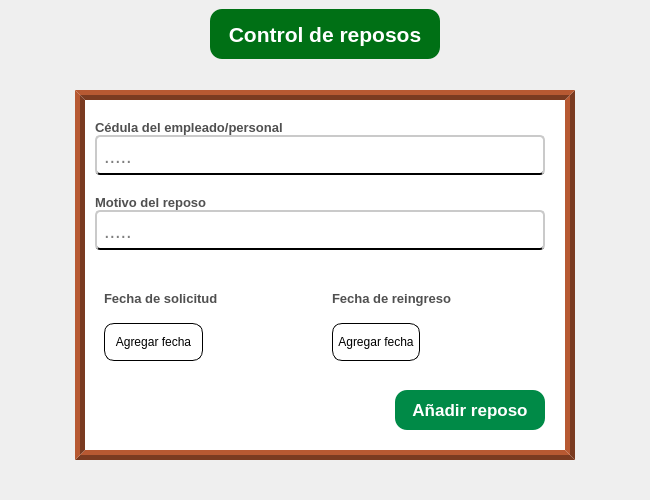
<?xml version="1.0" encoding="UTF-8"?>
<ui version="4.0">
 <class>VentanaAnadirReposo</class>
 <widget class="QWidget" name="VentanaAnadirReposo">
  <property name="geometry">
   <rect>
    <x>0</x>
    <y>0</y>
    <width>650</width>
    <height>500</height>
   </rect>
  </property>
  <property name="maximumSize">
   <size>
    <width>700</width>
    <height>500</height>
   </size>
  </property>
  <property name="windowTitle">
   <string>Form</string>
  </property>
  <layout class="QVBoxLayout" name="verticalLayout">
   <property name="spacing">
    <number>0</number>
   </property>
   <property name="leftMargin">
    <number>0</number>
   </property>
   <property name="topMargin">
    <number>0</number>
   </property>
   <property name="rightMargin">
    <number>0</number>
   </property>
   <property name="bottomMargin">
    <number>0</number>
   </property>
   <item>
    <widget class="QFrame" name="espacio_principal">
     <property name="styleSheet">
      <string notr="true">QFrame{

	
    background: qlineargradient(
        x1:0, y1:0, x2:1, y2:1,
        stop:0 #3fea87, stop:1 #00770e);

}</string>
     </property>
     <property name="frameShape">
      <enum>QFrame::NoFrame</enum>
     </property>
     <property name="frameShadow">
      <enum>QFrame::Raised</enum>
     </property>
     <layout class="QVBoxLayout" name="verticalLayout_4">
      <property name="spacing">
       <number>0</number>
      </property>
      <item alignment="Qt::AlignHCenter|Qt::AlignTop">
       <widget class="QLabel" name="titulo">
        <property name="minimumSize">
         <size>
          <width>230</width>
          <height>50</height>
         </size>
        </property>
        <property name="maximumSize">
         <size>
          <width>230</width>
          <height>60</height>
         </size>
        </property>
        <property name="font">
         <font>
          <family>Arial</family>
          <pointsize>16</pointsize>
          <weight>75</weight>
          <bold>true</bold>
         </font>
        </property>
        <property name="styleSheet">
         <string notr="true">QLabel{
	
	background-color: rgb(0, 112, 21);
	color: rgb(255, 255, 255);
	border-radius:12px;
	border:none;
}</string>
        </property>
        <property name="text">
         <string>Control de reposos</string>
        </property>
        <property name="alignment">
         <set>Qt::AlignCenter</set>
        </property>
       </widget>
      </item>
      <item alignment="Qt::AlignHCenter|Qt::AlignVCenter">
       <widget class="QFrame" name="ingresar_reposo">
        <property name="sizePolicy">
         <sizepolicy hsizetype="Preferred" vsizetype="Preferred">
          <horstretch>0</horstretch>
          <verstretch>10</verstretch>
         </sizepolicy>
        </property>
        <property name="minimumSize">
         <size>
          <width>500</width>
          <height>370</height>
         </size>
        </property>
        <property name="maximumSize">
         <size>
          <width>500</width>
          <height>300</height>
         </size>
        </property>
        <property name="styleSheet">
         <string notr="true">QFrame{

	background:#ffffff;
	border: 10px ridge rgb(122, 59, 33);
	


}</string>
        </property>
        <property name="frameShape">
         <enum>QFrame::NoFrame</enum>
        </property>
        <property name="frameShadow">
         <enum>QFrame::Plain</enum>
        </property>
        <layout class="QGridLayout" name="gridLayout_3" rowstretch="0,0,40,0" columnstretch="0,0">
         <property name="leftMargin">
          <number>10</number>
         </property>
         <property name="topMargin">
          <number>20</number>
         </property>
         <property name="rightMargin">
          <number>20</number>
         </property>
         <property name="bottomMargin">
          <number>20</number>
         </property>
         <property name="horizontalSpacing">
          <number>6</number>
         </property>
         <property name="verticalSpacing">
          <number>20</number>
         </property>
         <item row="0" column="0" colspan="2">
          <layout class="QVBoxLayout" name="verticalLayout_2">
           <item>
            <widget class="QLabel" name="label_cedula">
             <property name="maximumSize">
              <size>
               <width>220</width>
               <height>16777215</height>
              </size>
             </property>
             <property name="font">
              <font>
               <family>Arial</family>
               <pointsize>10</pointsize>
               <weight>75</weight>
               <bold>true</bold>
              </font>
             </property>
             <property name="styleSheet">
              <string notr="true">QLabel{
		
	color: rgb(80, 80, 80);

	border-color: #ffffff;
	border:none;


}
</string>
             </property>
             <property name="text">
              <string>Cédula del empleado/personal</string>
             </property>
             <property name="scaledContents">
              <bool>true</bool>
             </property>
            </widget>
           </item>
           <item>
            <widget class="QLineEdit" name="input_cedula">
             <property name="sizePolicy">
              <sizepolicy hsizetype="Expanding" vsizetype="Fixed">
               <horstretch>0</horstretch>
               <verstretch>30</verstretch>
              </sizepolicy>
             </property>
             <property name="minimumSize">
              <size>
               <width>0</width>
               <height>40</height>
              </size>
             </property>
             <property name="font">
              <font>
               <family>Arial</family>
               <pointsize>15</pointsize>
              </font>
             </property>
             <property name="styleSheet">
              <string notr="true">QLineEdit{
	
	background-color: rgb(255, 255, 255);
	border-radius:5px;
	padding-left: 5px;
 padding-right:5px;
	padding-top:1px;
	border-bottom:2px solid black  ;
	border-top: 2px solid rgb(202, 202, 202);
	border-left: 2px solid rgb(202, 202, 202);
	border-right: 2px solid rgb(202, 202, 202);

}

QLineEdit:focus{

	border: 2px solid rgb(17, 192, 255)



}
</string>
             </property>
             <property name="placeholderText">
              <string>.....</string>
             </property>
            </widget>
           </item>
          </layout>
         </item>
         <item row="1" column="0" colspan="2">
          <layout class="QVBoxLayout" name="verticalLayout_3">
           <item>
            <widget class="QLabel" name="label_motivo_reposo">
             <property name="maximumSize">
              <size>
               <width>220</width>
               <height>16777215</height>
              </size>
             </property>
             <property name="font">
              <font>
               <family>Arial</family>
               <pointsize>10</pointsize>
               <weight>75</weight>
               <bold>true</bold>
              </font>
             </property>
             <property name="styleSheet">
              <string notr="true">QLabel{
		
	color: rgb(80, 80, 80);

	border-color: #ffffff;
	border:none;


}
</string>
             </property>
             <property name="text">
              <string>Motivo del reposo</string>
             </property>
             <property name="scaledContents">
              <bool>true</bool>
             </property>
            </widget>
           </item>
           <item>
            <widget class="QLineEdit" name="input_motivo_reposo">
             <property name="sizePolicy">
              <sizepolicy hsizetype="Expanding" vsizetype="Fixed">
               <horstretch>0</horstretch>
               <verstretch>30</verstretch>
              </sizepolicy>
             </property>
             <property name="minimumSize">
              <size>
               <width>0</width>
               <height>40</height>
              </size>
             </property>
             <property name="font">
              <font>
               <family>Arial</family>
               <pointsize>15</pointsize>
              </font>
             </property>
             <property name="styleSheet">
              <string notr="true">QLineEdit{
	
	background-color: rgb(255, 255, 255);
	border-radius:5px;
	padding-left: 5px;
 padding-right:5px;
	padding-top:1px;
	border-bottom:2px solid black  ;
	border-top: 2px solid rgb(202, 202, 202);
	border-left: 2px solid rgb(202, 202, 202);
	border-right: 2px solid rgb(202, 202, 202);

}

QLineEdit:focus{

	border: 2px solid rgb(17, 192, 255)



}
</string>
             </property>
             <property name="placeholderText">
              <string>.....</string>
             </property>
            </widget>
           </item>
          </layout>
         </item>
         <item row="2" column="0">
          <widget class="QFrame" name="espacio_fecha_nacimiento">
           <property name="minimumSize">
            <size>
             <width>200</width>
             <height>0</height>
            </size>
           </property>
           <property name="styleSheet">
            <string notr="true">QFrame{


border:none


}</string>
           </property>
           <layout class="QGridLayout" name="gridLayout">
            <item row="0" column="0" colspan="2">
             <widget class="QLabel" name="label_fecha_solicitud">
              <property name="font">
               <font>
                <family>Arial</family>
                <pointsize>10</pointsize>
                <weight>75</weight>
                <italic>false</italic>
                <bold>true</bold>
               </font>
              </property>
              <property name="styleSheet">
               <string notr="true">QLabel{
	
	
	color: rgb(80, 80, 80);

	border-color: #ffffff;


}
</string>
              </property>
              <property name="text">
               <string>Fecha de solicitud</string>
              </property>
              <property name="scaledContents">
               <bool>false</bool>
              </property>
             </widget>
            </item>
            <item row="1" column="0">
             <widget class="QPushButton" name="boton_para_agregar_fecha">
              <property name="minimumSize">
               <size>
                <width>0</width>
                <height>30</height>
               </size>
              </property>
              <property name="maximumSize">
               <size>
                <width>110</width>
                <height>70</height>
               </size>
              </property>
              <property name="cursor">
               <cursorShape>PointingHandCursor</cursorShape>
              </property>
              <property name="styleSheet">
               <string notr="true">QPushButton{

	border: 1px solid black;
	border-radius:10px;
}

QPushButton:hover{

	background-color: rgb(199, 199, 199)
}</string>
              </property>
              <property name="text">
               <string>Agregar fecha</string>
              </property>
              <property name="icon">
               <iconset>
                <normaloff>../recursos_de_imagenes/iconos_de_interfaz/calendario.png</normaloff>../recursos_de_imagenes/iconos_de_interfaz/calendario.png</iconset>
              </property>
              <property name="iconSize">
               <size>
                <width>20</width>
                <height>20</height>
               </size>
              </property>
             </widget>
            </item>
            <item row="1" column="1" alignment="Qt::AlignLeft">
             <widget class="QLabel" name="label_mostrar_fecha_solicitud">
              <property name="minimumSize">
               <size>
                <width>80</width>
                <height>30</height>
               </size>
              </property>
              <property name="maximumSize">
               <size>
                <width>80</width>
                <height>40</height>
               </size>
              </property>
              <property name="font">
               <font>
                <family>Arial</family>
                <pointsize>10</pointsize>
                <weight>75</weight>
                <bold>true</bold>
               </font>
              </property>
              <property name="text">
               <string/>
              </property>
             </widget>
            </item>
           </layout>
          </widget>
         </item>
         <item row="2" column="1" alignment="Qt::AlignLeft">
          <widget class="QFrame" name="espacio_fecha_nacimiento_2">
           <property name="minimumSize">
            <size>
             <width>200</width>
             <height>0</height>
            </size>
           </property>
           <property name="styleSheet">
            <string notr="true">QFrame{


border:none


}</string>
           </property>
           <layout class="QGridLayout" name="gridLayout_2">
            <item row="0" column="0" colspan="2">
             <widget class="QLabel" name="label_fecha_reingreso">
              <property name="font">
               <font>
                <family>Arial</family>
                <pointsize>10</pointsize>
                <weight>75</weight>
                <italic>false</italic>
                <bold>true</bold>
               </font>
              </property>
              <property name="styleSheet">
               <string notr="true">QLabel{
	
	
	color: rgb(80, 80, 80);

	border-color: #ffffff;


}
</string>
              </property>
              <property name="text">
               <string>Fecha de reingreso</string>
              </property>
              <property name="scaledContents">
               <bool>false</bool>
              </property>
             </widget>
            </item>
            <item row="1" column="0">
             <widget class="QPushButton" name="boton_para_agregar_fecha_2">
              <property name="minimumSize">
               <size>
                <width>0</width>
                <height>30</height>
               </size>
              </property>
              <property name="maximumSize">
               <size>
                <width>110</width>
                <height>70</height>
               </size>
              </property>
              <property name="cursor">
               <cursorShape>PointingHandCursor</cursorShape>
              </property>
              <property name="styleSheet">
               <string notr="true">QPushButton{

	border: 1px solid black;
	border-radius:10px;
}

QPushButton:hover{

	background-color: rgb(199, 199, 199)
}</string>
              </property>
              <property name="text">
               <string>Agregar fecha</string>
              </property>
              <property name="icon">
               <iconset>
                <normaloff>../recursos_de_imagenes/iconos_de_interfaz/calendario.png</normaloff>../recursos_de_imagenes/iconos_de_interfaz/calendario.png</iconset>
              </property>
              <property name="iconSize">
               <size>
                <width>20</width>
                <height>20</height>
               </size>
              </property>
             </widget>
            </item>
            <item row="1" column="1" alignment="Qt::AlignLeft">
             <widget class="QLabel" name="label_mostrar_fecha_reingreso">
              <property name="minimumSize">
               <size>
                <width>80</width>
                <height>30</height>
               </size>
              </property>
              <property name="maximumSize">
               <size>
                <width>80</width>
                <height>40</height>
               </size>
              </property>
              <property name="font">
               <font>
                <family>Arial</family>
                <pointsize>10</pointsize>
                <weight>75</weight>
                <bold>true</bold>
               </font>
              </property>
              <property name="text">
               <string/>
              </property>
             </widget>
            </item>
           </layout>
          </widget>
         </item>
         <item row="3" column="1" alignment="Qt::AlignRight">
          <widget class="QPushButton" name="boton_anadir_reposo">
           <property name="sizePolicy">
            <sizepolicy hsizetype="Fixed" vsizetype="Fixed">
             <horstretch>0</horstretch>
             <verstretch>0</verstretch>
            </sizepolicy>
           </property>
           <property name="minimumSize">
            <size>
             <width>150</width>
             <height>40</height>
            </size>
           </property>
           <property name="font">
            <font>
             <family>Arial</family>
             <pointsize>13</pointsize>
             <weight>75</weight>
             <italic>false</italic>
             <bold>true</bold>
            </font>
           </property>
           <property name="cursor">
            <cursorShape>PointingHandCursor</cursorShape>
           </property>
           <property name="styleSheet">
            <string notr="true">QPushButton{

	
	background-color: rgb(0, 138, 71);
	color: rgb(255, 255, 255);
	border-radius:12px;

}

QPushButton:hover{

	
	background-color: rgb(0, 56, 10);

}</string>
           </property>
           <property name="text">
            <string>Añadir reposo</string>
           </property>
           <property name="icon">
            <iconset>
             <normaloff>../recursos_de_imagenes/iconos_de_interfaz/control_de_reposos.png</normaloff>../recursos_de_imagenes/iconos_de_interfaz/control_de_reposos.png</iconset>
           </property>
           <property name="iconSize">
            <size>
             <width>20</width>
             <height>20</height>
            </size>
           </property>
          </widget>
         </item>
        </layout>
       </widget>
      </item>
     </layout>
    </widget>
   </item>
  </layout>
 </widget>
 <resources/>
 <connections/>
</ui>
